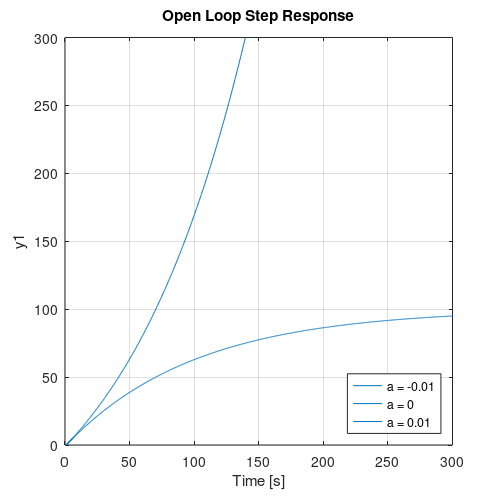
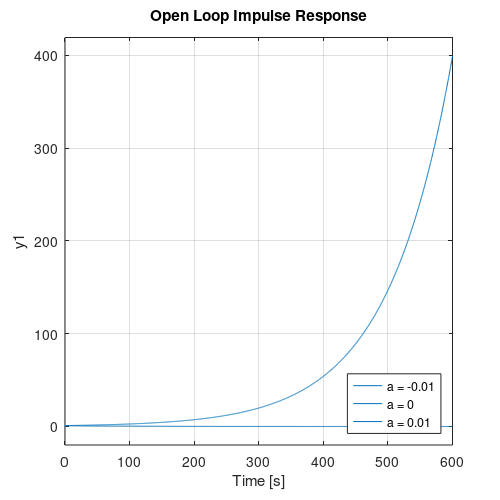
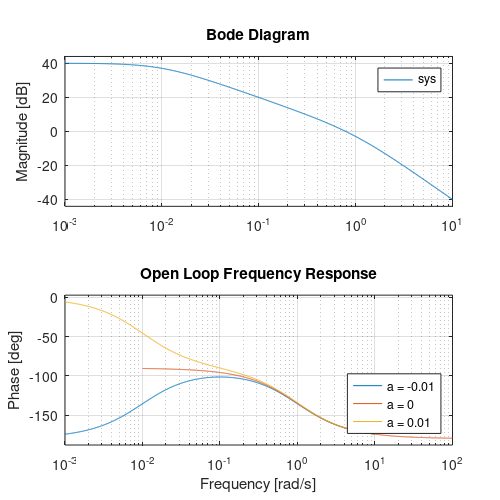

Write MATLAB code to recreate these figures, in order. (Note: this script raises an error after producing the figures.)
%{
...

Created on 10/3/2020 21:00
Problems from "Adaptive Control" by KJ Astrom 

Q1 :Investigate the open loop and Closed loop response of the followig
system for different values of 'a'.Note Similar closed loop behaviour, despite 
different open loop behaviour.

                 1                 1
  G_o(s) =  -------------  = -----------------
            (s + 1)(s + a)   s^2 + (a + 1)s + a

A closed loop system for a feedback gain 'K' is given by

G_cl = 1/(1+GK), then for K = 1


                       1                          
            -----------------------      
                 (s + 1)(s + a)                      1
G_cl(s) = ----------------------------- = -------------------------
                        1                 s^2 + (a + 1)s + a + 1
              1 + -------------
                  (s + 1)(s + a)

Syntax
-------
sys = tf([num],[den])
step(sys) or stepplot(sys)  - Step response
bode(sys)                   - Frequency Response

to create a feedback either "feedback(G,K)" from matlab can be used or the
above can be used in general syntax
...
%}


clearvars; clc; close all
%% Open Loop Step ,Impulse and Frequency response
% ------------------------------------------

% Step Response
% -------------
figure()
for a = -0.01:0.01:0.01
sys = tf(1,[1 (a+1) a]);
step(sys)
xlim([0 300])
ylim([0 300])
hold on 
grid on
end
title('Open Loop Step Response')
Legend = cell(3,1);
Legend{1} = 'a = -0.01';
Legend{2} = 'a = 0';
Legend{3} = 'a = 0.01';

legend(Legend,'Location','southeast')
set(gcf,'PaperPosition',[0 0 5 5]);
set(gcf,'PaperSize',[5 5])
saveas(gcf, 'Q1_OpenLoop_Step', 'pdf');


% Impulse Response
% -------------
figure()
for a = -0.01:0.01:0.01
    
sys = tf(1,[1 (a+1) a]);
impulse(sys)
hold on 
grid on
end
title('Open Loop Impulse Response')
Legend = cell(3,1);
Legend{1} = 'a = -0.01';
Legend{2} = 'a = 0';
Legend{3} = 'a = 0.01';

legend(Legend,'Location','southeast')
set(gcf,'PaperPosition',[0 0 5 5]);
set(gcf,'PaperSize',[5 5])
saveas(gcf, 'Q1_OpenLoop_Impulse', 'pdf');

% Frequency Response
% -------------
figure()
for a = -0.01:0.01:0.01
sys = tf(1,[1 (a+1) a]);
bode(sys)
grid on
hold on 
end
title('Open Loop Frequency Response')

Legend = cell(3,1);
Legend{1} = 'a = -0.01';
Legend{2} = 'a = 0';
Legend{3} = 'a = 0.01';

legend(Legend,'Location','southeast')
set(gcf,'PaperPosition',[0 0 5 5]);
set(gcf,'PaperSize',[5 5])
saveas(gcf, 'Q1_OpenLoop_Bode', 'pdf');


%% Closed Loop Step Impulseand Frequency response
% ------------------------------------------
K = 1 ;                      % unity feedback

% Step Response
% -------------
figure()
for a = -0.01:0.01:0.01
sys = tf(1,[1 (a+1) a]);
feed_sys = feedback(sys,K);    % (or)  feed_sys = tf(1,[1 (a+1) (a+1)]);
stepplot(feed_sys)

grid on 
hold on
end
title('Closed Loop Step Response')


Legend = cell(3,1);
Legend{1} = 'a = -0.01';
Legend{2} = 'a = 0';
Legend{3} = 'a = 0.01';

legend(Legend,'Location','southeast')
set(gcf,'PaperPosition',[0 0 5 5]);
set(gcf,'PaperSize',[5 5])
saveas(gcf, 'Q1_FeedBack_Step', 'pdf');

% Impulse Response
% -------------
figure()
for a = -0.01:0.01:0.01
sys = tf(1,[1 (a+1) a]);
feed_sys = feedback(sys,K);    % (or)  feed_sys = tf(1,[1 (a+1) (a+1)]);
impulse(feed_sys)

hold on 
grid on
end
Legend = cell(3,1);
Legend{1} = 'a = -0.01';
Legend{2} = 'a = 0';
Legend{3} = 'a = 0.01';

legend(Legend,'Location','northeast')
set(gcf,'PaperPosition',[0 0 5 5]);
set(gcf,'PaperSize',[5 5])
saveas(gcf, 'Q1_Feedback_Impulse', 'pdf');

% Frequency Response
% -------------
figure()
for a = -0.01:0.01:0.01
sys = tf(1,[1 (a+1) a]);
feed_sys = feedback(sys,K);    % (or)  feed_sys = tf(1,[1 (a+1) (a+1)]);
bode(feed_sys)

grid on 
hold on
end
title('Closed Loop frequency Response')


Legend = cell(3,1);
Legend{1} = 'a = -0.01';
Legend{2} = 'a = 0';
Legend{3} = 'a = 0.01';

legend(Legend,'Location','southeast')
set(gcf,'PaperPosition',[0 0 5 5]);
set(gcf,'PaperSize',[5 5])
saveas(gcf, 'Q1_FeedBack_Bode', 'pdf');





%{
...


Created on 10/3/2020 22:00
Problem from "Adaptive Control" by KJ Astrom 


Q2 :Investigate the open loop and Closed loop response of the followig
system for different values of 'T'.Note Similar open loop behaviour, 
despite different closed loop behaviour.

                 400(1 - Ts)                         400(1 - Ts)
G_o(s)  =  -----------------------    =  ------------------------------------
            (s + 1)(s + 20)(1 + Ts)       Ts^3 + s^2(1 + 21T) + s(21 + 20T) + 20


A closed loop system for a feedback gain 'K' is given by

G_cl = 1/(1+GK), then for K = 1


                  400(1 - Ts)                          
              -----------------------      
            (s + 1)(s + 20)(1 + Ts)                 400(1 - Ts)
G_cl(s) =  ----------------------------- = ------------------------------------
                     400(1 - Ts)         Ts^3 + s^2(1 + 21T) + s(21 - 380T) + 420
           1 + -----------------------
               (s + 1)(s + 20)(1 + Ts)

Syntax
-------
sys = tf([num],[den])
step(sys) or stepplot(sys)  - Step response
bode(sys)                   - Frequency Response
...
%}


clearvars; clc; close all
%% Define the Open Loop system for different 'T' values
% ---------------------------------------------------------
Constants.T = 0:0.015:0.03; % from the refernce book "Adaptive Control" by Karl J Astrom
OL.sys1 = tf([-Constants.T(1) 1],[Constants.T(1) (1 + 21*Constants.T(1)) (21 +Constants.T(1)*20) 20]);
OL.sys2 = tf([-Constants.T(2) 1],[Constants.T(2) (1 + 21*Constants.T(2)) (21 +Constants.T(2)*20) 20]);
OL.sys3 = tf([-Constants.T(3) 1],[Constants.T(3) (1 + 21*Constants.T(3)) (21 +Constants.T(3)*20) 20]);



%% Define the Closed Loop system for different 'T' values
% ---------------------------------------------------------
% feed back gain 
Constants.K = 1 ;% unity feedback

% We can use this  
% ----------------
% feedback_sys1 = feedback(OL_sys1,K);
% feedback_sys2 = feedback(OL_sys2,K);
% feedback_sys3 = feedback(OL_sys3,K);

% (or)

feedback.sys1 =  tf([-Constants.T(1) 1],[Constants.T(1) (1 + 21*Constants.T(1)) (21 - Constants.T(1)*380) 420]);
feedback.sys2 =  tf([-Constants.T(2) 1],[Constants.T(2) (1 + 21*Constants.T(2)) (21 - Constants.T(2)*380) 420]);
feedback.sys3 =  tf([-Constants.T(3) 1],[Constants.T(3) (1 + 21*Constants.T(3)) (21 - Constants.T(3)*380) 420]);




%% -------------------------------------------------Plot Section --------------------------------------------------------

% Plot the open loop step and frequency response
figure()
step(OL.sys1,OL.sys2,OL.sys3) % step
hold on 
grid on
legend('OL_sys1(T = 0)','OL_sys2(T = 0.015)','OL_sys3(T = 0.03)','Location','southeast')
set(gcf,'PaperPosition',[0 0 5 5]);
set(gcf,'PaperSize',[5 5])
saveas(gcf, 'Q2_OpenLoop_Step', 'pdf');

figure()
bode(OL.sys1,OL.sys2,OL.sys3) % Frequency
hold on 
grid on
legend('OL_sys1(T = 0)','OL_sys2(T = 0.015)','OL_sys3(T = 0.03)','Location','northeast')
set(gcf,'PaperPosition',[0 0 5 5]);
set(gcf,'PaperSize',[5 5])
saveas(gcf, 'Q2_OpenLoop_Bode', 'pdf');

% Plot the closed loop step and frequency response
figure()
step(feedback.sys1,feedback.sys2,feedback.sys3)  % step
xlim([0 1])
hold on 
grid on
legend('feedback_sys1(T = 0)','feedback_sys2(T = 0.015)','feedback_sys3(T = 0.03)','Location','southeast')
set(gcf,'PaperPosition',[0 0 5 5]);
set(gcf,'PaperSize',[5 5])
saveas(gcf, 'Q2_FeedBack_Step', 'pdf');

figure()
bode(feedback.sys1,feedback.sys2,feedback.sys3)  % Frequency
hold on 
grid on
legend('feedback_sys1(T = 0)','feedback_sys2(T = 0.015)','feedback_sys3(T = 0.03)','Location','northeast')
set(gcf,'PaperPosition',[0 0 5 5]);
set(gcf,'PaperSize',[5 5])
saveas(gcf, 'Q2_FeedBack_Bode', 'pdf');